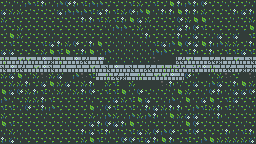

Tiled map render using the project's own tile images. Description and the whole map definition, tile-layer contents included, below:
An orthogonal 32x18 tile map with 8x8 px tiles, 2 tile layers (fondo, pasto).

<map version="1.10" tiledversion="1.11.2" orientation="orthogonal" renderorder="right-down" width="32" height="18" tilewidth="8" tileheight="8" infinite="0" nextlayerid="6" nextobjectid="1">
 <tileset firstgid="1" source="tileset_mascara.tsx" />
 <layer id="2" name="fondo" width="32" height="18">
  <data encoding="csv">
1,1,1,1,1,1,1,1,1,1,1,1,1,1,1,1,1,1,1,1,1,1,1,1,1,1,1,1,1,1,1,1,
1,1,1,1,1,1,1,1,1,1,1,1,1,1,1,1,1,1,1,1,1,1,1,1,1,1,1,1,1,1,1,1,
1,1,1,1,1,1,1,1,1,1,1,1,1,1,1,1,1,1,1,1,1,1,1,1,1,1,1,1,1,1,1,1,
1,1,1,1,1,1,1,1,1,1,1,1,1,1,1,1,1,1,1,1,1,1,1,1,1,1,1,1,1,1,1,1,
1,1,1,1,1,1,1,1,1,1,1,1,1,1,1,1,1,1,1,1,1,1,1,1,1,1,1,1,1,1,1,1,
1,1,1,1,1,1,1,1,1,1,1,1,1,1,1,1,1,1,1,1,1,1,1,1,1,1,1,1,1,1,1,1,
1,1,1,1,1,1,1,1,1,1,1,1,1,1,1,1,1,1,1,1,1,1,1,1,1,1,1,1,1,1,1,1,
1,1,1,1,1,1,1,1,1,1,1,1,1,1,1,1,1,1,1,1,1,1,1,1,1,1,1,1,1,1,1,1,
1,1,1,1,1,1,1,1,1,1,1,1,1,1,1,1,1,1,1,1,1,1,1,1,1,1,1,1,1,1,1,1,
1,1,1,1,1,1,1,1,1,1,1,1,1,1,1,1,1,1,1,1,1,1,1,1,1,1,1,1,1,1,1,1,
1,1,1,1,1,1,1,1,1,1,1,1,1,1,1,1,1,1,1,1,1,1,1,1,1,1,1,1,1,1,1,1,
1,1,1,1,1,1,1,1,1,1,1,1,1,1,1,1,1,1,1,1,1,1,1,1,1,1,1,1,1,1,1,1,
1,1,1,1,1,1,1,1,1,1,1,1,1,1,1,1,1,1,1,1,1,1,1,1,1,1,1,1,1,1,1,1,
1,1,1,1,1,1,1,1,1,1,1,1,1,1,1,1,1,1,1,1,1,1,1,1,1,1,1,1,1,1,1,1,
1,1,1,1,1,1,1,1,1,1,1,1,1,1,1,1,1,1,1,1,1,1,1,1,1,1,1,1,1,1,1,1,
1,1,1,1,1,1,1,1,1,1,1,1,1,1,1,1,1,1,1,1,1,1,1,1,1,1,1,1,1,1,1,1,
1,1,1,1,1,1,1,1,1,1,1,1,1,1,1,1,1,1,1,1,1,1,1,1,1,1,1,1,1,1,1,1,
1,1,1,1,1,1,1,1,1,1,1,1,1,1,1,1,1,1,1,1,1,1,1,1,1,1,1,1,1,1,1,1
</data>
 </layer>
 <layer id="1" name="pasto" width="32" height="18">
  <data encoding="csv">
5,3,3,4,2,6,3,4,10,6,2,4,4,5,5,5,2,9,5,2,5,8,6,4,6,10,5,5,3,5,5,3,
7,9,9,5,5,5,5,7,4,4,4,2,7,6,2,9,10,4,8,3,6,6,8,6,6,9,5,5,5,6,7,6,
9,5,5,5,5,5,5,5,5,5,6,6,2,9,2,6,8,7,9,5,5,5,10,9,8,8,3,5,5,3,5,9,
5,5,9,5,5,5,5,5,5,5,5,5,5,3,4,4,5,9,3,5,5,5,7,6,10,2,5,5,5,5,5,8,
5,8,9,5,5,5,3,5,5,5,5,5,5,5,3,3,3,5,6,5,5,5,6,5,7,5,3,7,5,7,1,2,
5,2,5,5,5,2,7,6,9,10,5,6,8,5,3,3,3,3,3,2,7,4,8,10,7,8,6,4,9,9,5,6,
7,7,5,5,5,9,8,2,8,5,6,8,3,4,3,3,3,3,3,4,4,5,5,2,6,5,6,5,2,2,7,2,
14,27,30,30,11,31,12,14,28,31,29,28,31,3,3,3,3,3,3,17,0,107,29,30,28,27,29,12,27,30,11,13,
13,31,29,28,30,31,13,11,27,11,28,30,11,13,31,11,13,27,29,11,14,14,15,27,15,31,14,11,29,11,12,12,
9,7,8,3,9,17,9,7,0,4,17,2,28,14,29,12,28,14,27,30,30,31,11,10,3,0,3,9,17,5,0,17,
5,9,9,6,5,7,8,9,7,5,9,6,0,9,2,0,9,0,0,0,17,6,3,5,7,5,4,7,5,6,8,9,
8,7,10,9,6,2,3,9,3,9,6,10,5,2,2,8,3,10,5,3,5,3,8,9,5,3,10,6,3,7,7,10,
4,3,5,9,9,6,2,5,5,5,5,3,5,5,7,9,2,8,7,5,3,4,3,8,3,7,8,5,2,7,5,5,
2,2,3,10,5,6,4,5,5,5,5,8,3,10,2,5,2,3,6,7,9,6,6,5,4,2,9,6,2,3,5,3,
9,5,5,5,5,3,5,5,5,5,5,9,3,4,9,3,4,9,4,6,3,8,9,7,7,5,3,6,3,5,5,5,
8,2,5,5,5,5,5,5,3,5,5,7,6,10,7,6,8,5,3,5,5,5,3,8,10,5,5,5,5,5,3,5,
3,9,3,3,5,5,5,5,5,5,6,7,2,6,3,5,2,7,9,10,4,10,5,2,10,5,5,5,6,3,2,6,
6,7,3,5,5,5,5,5,5,5,9,8,2,3,5,10,10,2,7,6,8,6,5,2,5,4,8,9,9,9,9,7
</data>
 </layer>
</map>